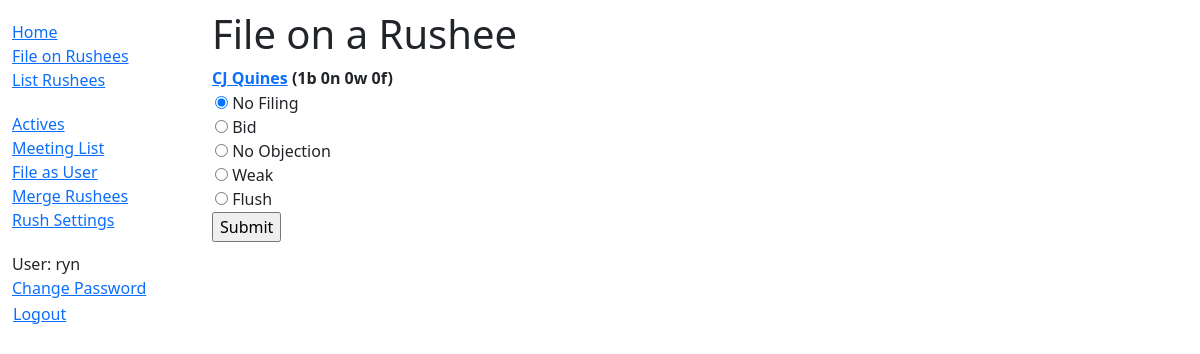
The page /file/ (signed in) on the database as committed earlier.
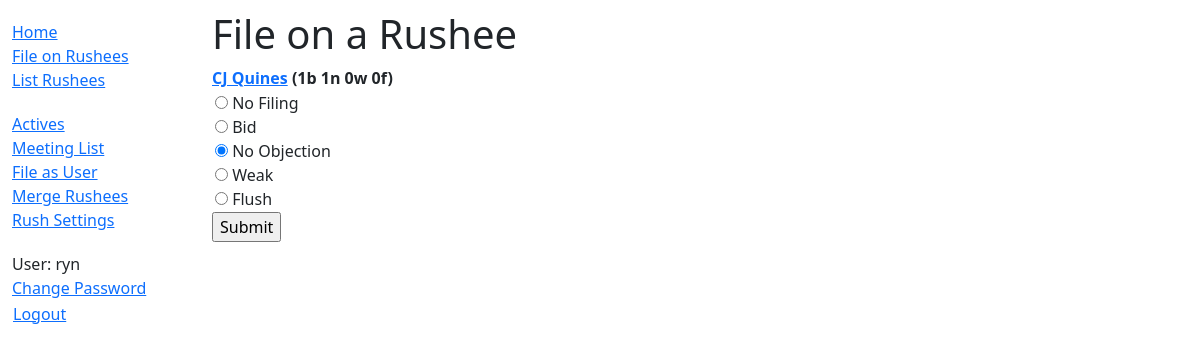
The same page on the database as committed later.
### rush/models.py (models this page shows, shortened)
class Rushee(models.Model):
    STATUSES = (
        ('n', 'None'),
        ('a', 'Awaiting Bid'),
        ('b', 'Bid Delivered'),
        ('p', 'Pledged'),
    )
    name = models.CharField(max_length=100)
    dorm = models.CharField(max_length=50, null=True, blank=True)
    email = models.EmailField(null=True, blank=True)
    discord = models.CharField(max_length=50, null=True, blank=True)
    phone = models.CharField(max_length=20, null=True, blank=True)
    status = models.CharField(max_length=1, choices=STATUSES, default='None')
    bidder = models.ForeignKey(settings.AUTH_USER_MODEL, on_delete=models.SET_NULL, null=True, blank=True)
    last_contact = models.DateField(null=True, blank=True)
    comments = models.TextField(null=True, blank=True)
    class Meta:
        ordering = ['status', 'name']
    @property
    def short_filings_desc(self):
        text = ''
        for i in Filing.FILING_TYPES:
            text += f'{len(self.filing_set.filter(type__exact=i[0]))}{i[0]} '
        if len(text) > 0:
            return text[:-1]
        else:
            return text
    @property
    def autobid(self):
        autobid = Settings.objects.all()[0]
        if self.w > autobid.w or self.f > autobid.f:
            return False
        if self.b >= autobid.b:
            return True
        if self.b + self.n >= autobid.n:
            return True
        return False
    @property
    def b(self):
        return len(self.filing_set.filter(type__exact='b'))
    @property
    def n(self):
        return len(self.filing_set.filter(type__exact='n'))
    @property
    def w(self):
        return len(self.filing_set.filter(type__exact='w'))
    @property
    def f(self):
        return len(self.filing_set.filter(type__exact='f'))
    @property
    def weak(self):
        autobid = Settings.objects.get(id=1)
        return self.w > autobid.w
    @property
    def flush(self):
        autobid = Settings.objects.get(id=1)
        return self.f > autobid.f
    def get_absolute_url(self):
        return reverse('rushee-detail', args=[str(self.id)])
    def __str__(self):
        return f'{self.name}'

class Filing(models.Model):
    FILING_TYPES = (
        ('b', 'Bid'),
        ('n', 'No Objection'),
        ('w', 'Weak'),
        ('f', 'Flush'),
    )
    type = models.CharField(max_length=1, choices=FILING_TYPES)
    rushee = models.ForeignKey(Rushee, on_delete=models.CASCADE)
    active = models.ForeignKey(settings.AUTH_USER_MODEL, on_delete=models.CASCADE)

### rush/views.py (the view, shortened to what this page needs)
# urls.py: path('file/', views.FileListView, name='file-list'),
@login_required
def FileListView(request):
    rushee_list = Rushee.objects.all()
    filings = []
    for i in rushee_list:
        filing = Filing.objects.filter(active_id=request.user.id, rushee_id=i.id)
        if len(filing) > 0:
            filings.append(filing[0].type)
        else:
            filings.append('x')
    initial = [
        {'type': i} for i in filings
    ]
    formset = FilingFormSet(
        initial=initial
    )
    context = {
        'list': list(zip(rushee_list, formset)),
        'formset': formset
    }
    return render(request, 'rush/file_list.html', context)

### rush/models.py (called while the page is built)
    @property
    def b(self):
        return int(self.autobid.split(',')[0])

    @property
    def n(self):
        return int(self.autobid.split(',')[1])

    @property
    def w(self):
        return int(self.autobid.split(',')[2])

    @property
    def f(self):
        return int(self.autobid.split(',')[3])

### rush/templates/rush/file_list.html (shortened to what this page needs)
{% extends "base_generic.html" %}
{% block content %}
    <h1>File on a Rushee</h1>
    {% if list %}
        <dl>
            {% for rushee, form in list %}
                <dt
                        {% if user.is_staff %}
                        {% endif %}>
                    <a href="{{ rushee.get_absolute_url }}">{{ rushee }}</a>
                    {% if user.is_staff %}
                        ({{ rushee.short_filings_desc }})
                    {% endif %}
                </dt>
                <dd>
                    <form action="" method="post">
                        <table>
                            {{ form.as_table }}
                        </table>
                        <input type="submit" value="Submit">
                    </form>
                </dd>
            {% endfor %}
        </dl>
    {% else %}
        <p>There are no rushees in the system.</p>
    {% endif %}
{% endblock %}

### rush/templates/base_generic.html (shortened to what this page needs)
<!DOCTYPE html>
<html lang="en">
<head>
    <link href="https://cdn.jsdelivr.net/npm/bootstrap@5.3.3/dist/css/bootstrap.min.css" rel="stylesheet"
>
    {% load static %}
    <link rel="stylesheet" href="{% static 'css/styles.css' %}">
</head>
<body>
<div class="container-fluid">
    <div class="row">
        <div class="col-sm-2">
            {% block sidebar %}
                <ul class="sidebar-nav">
                    <li><a href="{% url 'index' %}">Home</a></li>
                    {% if user.is_authenticated %}
                        <li><a href="{% url 'file-list' %}">File on Rushees</a></li>
                        <li><a href="{% url 'rushee-list' %}">List Rushees</a></li>
                    {% endif %}
                </ul>
                {% if user.is_staff %}
                <ul class="sidebar-nav">
                    <li><a href="{% url 'active-list' %}">Actives</a></li>
                    <li><a href="{% url 'meeting-list' %}">Meeting List</a></li>
                    <li><a href="{% url 'file-as' %}">File as User</a></li>
                    <li><a href="{% url 'merge' %}">Merge Rushees</a></li>
                    <li><a href="{% url 'settings' %}">Rush Settings</a></li>
                </ul>
                {% endif %}
                <ul class="sidebar-nav">
                    {% if user.is_authenticated %}
                        <li>User: {{ user.get_username }}</li>
                        <li><a href="{% url 'reset-password' %}">Change Password</a></li>
                        <li>
                            <form id="logout-form" method="post" action="{% url 'logout' %}">
                                <button type="submit" class="btn btn-link">Logout</button>
                            </form>
                        </li>
                    {% else %}
                        <li><a href="{% url 'login' %}">Login</a></li>
                    {% endif %}
                </ul>
            {% endblock %}
        </div>
        <div class="col-sm-10 ">
            {% block content %}{% endblock %}
        </div>
    </div>
</div>
</body>
</html>

### static/css/styles.css (style rules this page uses)
.sidebar-nav { margin-top: 20px; padding: 0; list-style: none; }
#logout-form { display: inline; }
#logout-form button { padding: 0; margin: 0; }
.col-sm-10 { padding-top: 10px; padding-bottom: 50px; }

Rows that differ between the two databases and show on the page:
changed Rushee "CJ Quines": short_filings_desc "1b 0n 0w 0f" → "1b 1n 0w 0f"; as_table "☑ No Filing ☐ Bid ☐ No Objection ☐ Weak ☐ Flush" → "☐ No Filing ☐ Bid ☑ No Objection ☐ Weak ☐ Flush"
